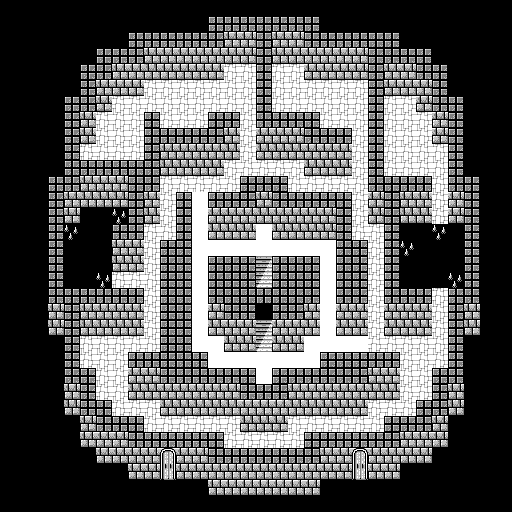

This game map was drawn from its Tiled (.tmx) file and the tilesets committed beside it. A one-line description and the trimmed map source follow:
An orthogonal 32x32 tile map with 16x16 px tiles, 4 tile layers (Tile Layer 1, Tile Layer 2, Tile Layer 3, Tile Layer 4), 2 tilesets and 12 objects (7x Event, 2x Chest, 2x Door, Ceiling).

<map version="1.0" orientation="orthogonal" renderorder="right-down" width="32" height="32" tilewidth="16" tileheight="16" nextobjectid="24">
 <properties>
  <property name="bgm" value="minor_dungeon" />
  <property name="encounter" value="encounterset_level07_danger00" />
  <property name="name" value="Airseed Shrine" />
 </properties>
 <tileset firstgid="1" source="../tilesets/lower.tsx" />
 <tileset firstgid="176" source="../tilesets/upper.tsx" />
 <layer name="Tile Layer 1" width="32" height="32">
  <properties>
   <property name="z" value="0" />
  </properties>
  <data>[1024 cells, 694 non-empty, 9 distinct tile ids]</data>
 </layer>
 <layer name="Tile Layer 2" width="32" height="32">
  <properties>
   <property name="z" value=".5" />
  </properties>
  <data>[1024 cells, 0 non-empty, 0 distinct tile ids]</data>
 </layer>
 <objectgroup name="Object Layer 1">
  <object id="1" name="chest" type="Chest" x="400" y="144" width="16" height="16">
   <properties>
    <property name="item" value="hand_ninja" />
   </properties>
  </object>
  <object id="3" name="tele" type="Event" x="352" y="448" width="16" height="16">
   <properties>
    <property name="hide" value="return not hasItem('key_cryptKey')" />
    <property name="onCollide" value="teleport('world3.5/shrine01.tmx', 29, 26)" />
   </properties>
  </object>
  <object id="5" name="room" type="Ceiling" x="64" y="288">
   <properties>
    <property name="roofID" value="3" />
    <property name="roofTileset" value="lower" />
   </properties>
   <polygon points="0,0 64,0 64,-48 80,-48 80,-160 288,-160 288,-144 320,-144 320,16 400,16 400,-256 0,-256" />
  </object>
  <object id="10" name="door" type="Door" x="432" y="320" width="16" height="16">
   <properties>
    <property name="appearance" value="anim_bars" />
    <property name="keyItem" value="key_cryptKey" />
   </properties>
  </object>
  <object id="12" name="tele" type="Event" x="160" y="448" width="16" height="16">
   <properties>
    <property name="hide" value="return not hasItem('key_cryptKey')" />
    <property name="onCollide" value="teleport('world3.5/shrine01.tmx', 21, 26)" />
   </properties>
  </object>
  <object id="16" name="door" type="Event" x="352" y="448" width="16" height="16">
   <properties>
    <property name="hide" value="return hasItem('key_cryptKey')" />
    <property name="onCollide" value="speak('It\'s locked.')" />
    <property name="passable" value="IMPASSABLE" />
   </properties>
  </object>
  <object id="17" name="door" type="Event" x="160" y="448" width="16" height="16">
   <properties>
    <property name="hide" value="return hasItem('key_cryptKey')" />
    <property name="onCollide" value="speak('It\'s locked.')" />
    <property name="passable" value="IMPASSABLE" />
   </properties>
  </object>
  <object id="19" name="chest" type="Chest" x="80" y="240" width="16" height="16">
   <properties>
    <property name="item" value="wpn_cannonMissile" />
   </properties>
  </object>
  <object id="20" name="door" type="Door" x="240" y="144" width="16" height="16">
   <properties>
    <property name="appearance" value="anim_bars" />
    <property name="keyItem" value="key_cryptKey" />
   </properties>
  </object>
  <object id="21" name="tele" type="Event" x="256" y="272" width="16" height="16">
   <properties>
    <property name="onCollide" value="teleport('world3.5/shrine04.tmx', 16, 20)" />
   </properties>
  </object>
  <object id="22" name="spikes" type="Event" x="272" y="336" width="16" height="16">
   <properties>
    <property name="onTurn" value="if (getAvatar().terrainType() == 101) then play('world3.5/spike.lua'); playScene(); end" />
   </properties>
  </object>
  <object id="23" name="tele" type="Event" x="256" y="304" width="16" height="16">
   <properties>
    <property name="onCollide" value="teleport('world3.5/shrine03.tmx', 16, 16)" />
   </properties>
  </object>
 </objectgroup>
 <layer name="Tile Layer 3" width="32" height="32">
  <properties>
   <property name="z" value="2" />
  </properties>
  <data>[1024 cells, 14 non-empty, 3 distinct tile ids]</data>
 </layer>
 <layer name="Tile Layer 4" width="32" height="32">
  <properties>
   <property name="z" value="2.5" />
  </properties>
  <data>[1024 cells, 4 non-empty, 2 distinct tile ids]</data>
 </layer>
</map>
